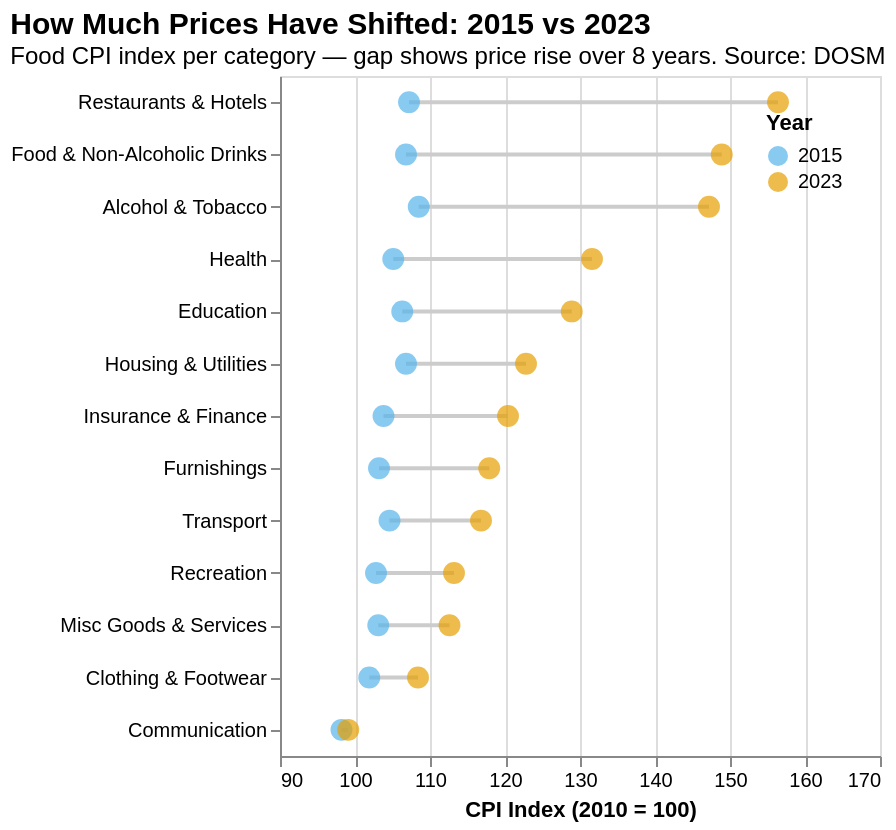

The specification (Vega-Lite) saved for this image:
### Vega-Lite specification from a JSON file in a GitHub repository (floating-point values rounded to 4 significant figures)
{"$schema": "https://vega.github.io/schema/vega-lite/v5.json", "title": {"text": "How Much Prices Have Shifted: 2015 vs 2023", "subtitle": "Food CPI index per category — gap shows price rise over 8 years. Source: DOSM", "anchor": "start", "fontSize": 15, "subtitleFontSize": 12}, "width": "container", "height": 340, "data": {"values": [{"label": "Restaurants & Hotels", "year": "2015", "index": 107.2}, {"label": "Restaurants & Hotels", "year": "2023", "index": 156.4}, {"label": "Food & Non-Alcoholic Drinks", "year": "2015", "index": 106.8}, {"label": "Food & Non-Alcoholic Drinks", "year": "2023", "index": 148.9}, {"label": "Alcohol & Tobacco", "year": "2015", "index": 108.5}, {"label": "Alcohol & Tobacco", "year": "2023", "index": 147.2}, {"label": "Health", "year": "2015", "index": 105.1}, {"label": "Health", "year": "2023", "index": 131.6}, {"label": "Education", "year": "2015", "index": 106.3}, {"label": "Education", "year": "2023", "index": 128.9}, {"label": "Housing & Utilities", "year": "2015", "index": 106.8}, {"label": "Housing & Utilities", "year": "2023", "index": 122.8}, {"label": "Insurance & Finance", "year": "2015", "index": 103.8}, {"label": "Insurance & Finance", "year": "2023", "index": 120.4}, {"label": "Furnishings", "year": "2015", "index": 103.2}, {"label": "Furnishings", "year": "2023", "index": 117.9}, {"label": "Transport", "year": "2015", "index": 104.6}, {"label": "Transport", "year": "2023", "index": 116.8}, {"label": "Recreation", "year": "2015", "index": 102.8}, {"label": "Recreation", "year": "2023", "index": 113.2}, {"label": "Misc Goods & Services", "year": "2015", "index": 103.1}, {"label": "Misc Goods & Services", "year": "2023", "index": 112.6}, {"label": "Clothing & Footwear", "year": "2015", "index": 101.9}, {"label": "Clothing & Footwear", "year": "2023", "index": 108.4}, {"label": "Communication", "year": "2015", "index": 98.2}, {"label": "Communication", "year": "2023", "index": 99.1}]}, "layer": [{"mark": {"type": "line", "color": "#ccc", "strokeWidth": 2}, "encoding": {"y": {"field": "label", "type": "nominal", "title": null, "sort": {"field": "index", "op": "max", "order": "descending"}}, "x": {"field": "index", "type": "quantitative", "title": "CPI Index (2010 = 100)", "scale": {"domain": [90, 165]}}, "detail": {"field": "label"}}}, {"mark": {"type": "point", "filled": true, "size": 120}, "encoding": {"y": {"field": "label", "type": "nominal", "sort": {"field": "index", "op": "max", "order": "descending"}}, "x": {"field": "index", "type": "quantitative"}, "color": {"field": "year", "type": "nominal", "scale": {"domain": ["2015", "2023"], "range": ["#56B4E9", "#E69F00"]}, "legend": {"title": "Year", "orient": "top-right"}}, "tooltip": [{"field": "label", "title": "Category"}, {"field": "year", "title": "Year"}, {"field": "index", "title": "CPI Index", "format": ".1f"}]}}]}
